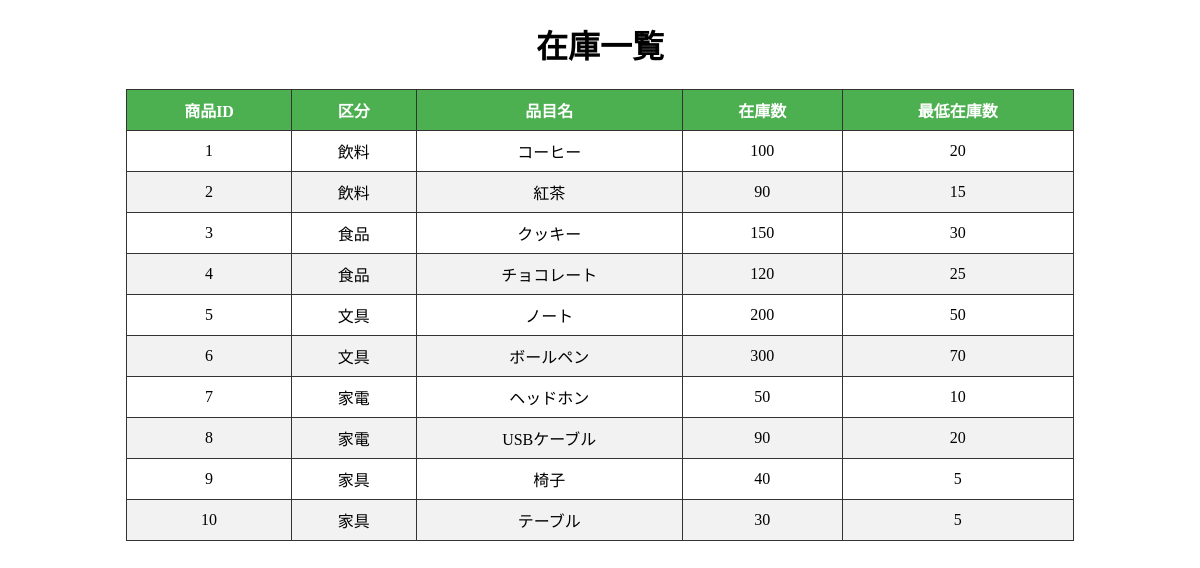
The page / on the database its author committed.
### tables this page shows
CREATE TABLE Products (
  product_id INTEGER PRIMARY KEY,
  category TEXT,
  item_name TEXT,
  stock_quantity INTEGER,
  min_stock_quantity INTEGER
);

### app.py (the view)
@app.route('/')
def inventory():
    conn = get_db_connection()
    products = conn.execute('SELECT * FROM Products').fetchall()
    conn.close()
    return render_template('inventory.html', products=products)

### app.py (called while the page is built)
def get_db_connection():
    conn = sqlite3.connect('mydb.sqlite')
    conn.row_factory = sqlite3.Row
    return conn

### templates/inventory.html (shortened to what this page needs)
<!DOCTYPE html>
<html lang="ja">
<head>
</head>
<body>
    <h1 style="text-align:center;">在庫一覧</h1>
    <table>
        <thead>
            <tr>
                <th>商品ID</th>
                <th>区分</th>
                <th>品目名</th>
                <th>在庫数</th>
                <th>最低在庫数</th>
            </tr>
        </thead>
        <tbody>
            {% for product in products %}
            <tr>
                <td>{{ product['product_id'] }}</td>
                <td>{{ product['category'] }}</td>
                <td>{{ product['item_name'] }}</td>
                <td>{{ product['stock_quantity'] }}</td>
                <td>{{ product['min_stock_quantity'] }}</td>
            </tr>
            {% endfor %}
        </tbody>
    </table>
</body>
</html>

### templates/inventory.html (style rules this page uses)
table { border-collapse: collapse; width: 80%; margin: 20px auto; }
th, td { border: 1px solid #333; padding: 8px 12px; text-align: center; }
th { background-color: #4CAF50; color: white; }
tr:nth-child(even) { background-color: #f2f2f2; }

### rows shown on the page
Products: product_id "1", category "飲料", item_name "コーヒー", stock_quantity "100", min_stock_quantity "20"
Products: product_id "2", category "飲料", item_name "紅茶", stock_quantity "90", min_stock_quantity "15"
Products: product_id "3", category "食品", item_name "クッキー", stock_quantity "150", min_stock_quantity "30"
Products: product_id "4", category "食品", item_name "チョコレート", stock_quantity "120", min_stock_quantity "25"
Products: product_id "5", category "文具", item_name "ノート", stock_quantity "200", min_stock_quantity "50"
Products: product_id "6", category "文具", item_name "ボールペン", stock_quantity "300", min_stock_quantity "70"
Products: product_id "7", category "家電", item_name "ヘッドホン", stock_quantity "50", min_stock_quantity "10"
Products: product_id "8", category "家電", item_name "USBケーブル", stock_quantity "90", min_stock_quantity "20"
Products: product_id "9", category "家具", item_name "椅子", stock_quantity "40", min_stock_quantity "5"
Products: product_id "10", category "家具", item_name "テーブル", stock_quantity "30", min_stock_quantity "5"
